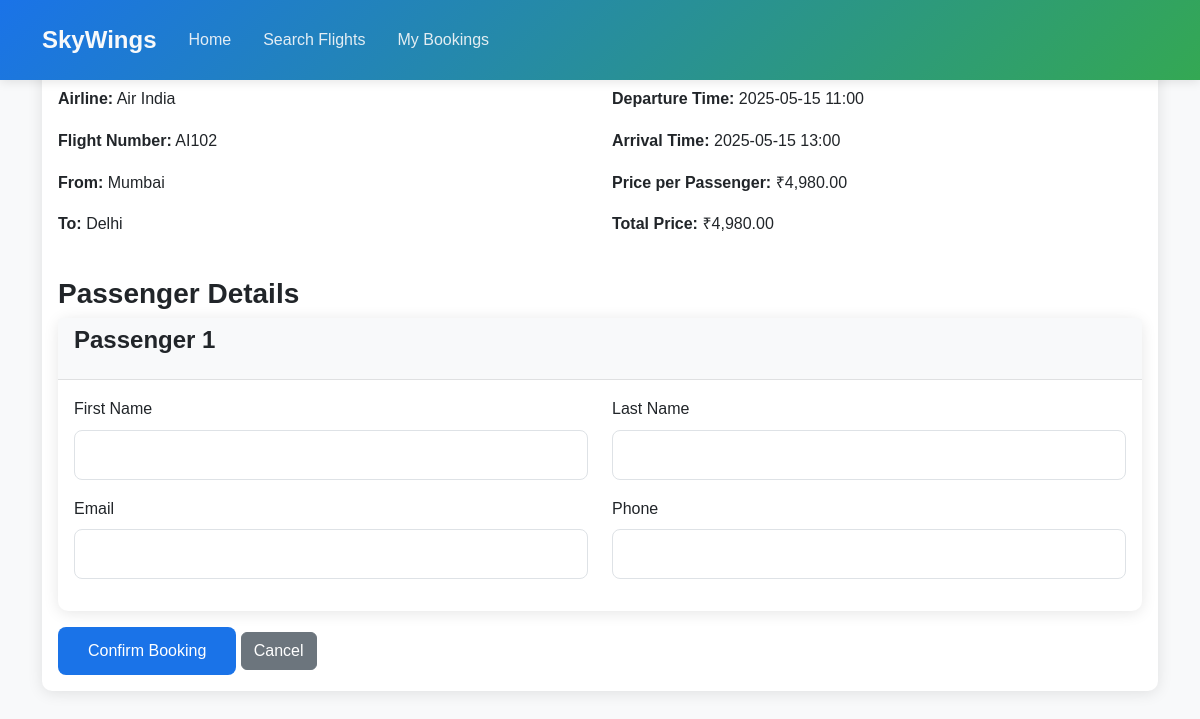
Screenshot of /booking.php?flight_id=2&passengers=1 with the database file from the repository.
### tables this page shows
CREATE TABLE IF NOT EXISTS flights (
    id INT AUTO_INCREMENT PRIMARY KEY,
    airline_id INT NOT NULL,
    flight_number VARCHAR(20) NOT NULL,
    departure_city VARCHAR(100) NOT NULL,
    arrival_city VARCHAR(100) NOT NULL,
    departure_time DATETIME NOT NULL,
    arrival_time DATETIME NOT NULL,
    price DECIMAL(10,2) NOT NULL,
    available_seats INT NOT NULL,
    created_at TIMESTAMP DEFAULT CURRENT_TIMESTAMP,
    FOREIGN KEY (airline_id) REFERENCES airlines(id)
);

CREATE TABLE IF NOT EXISTS airlines (
    id INT AUTO_INCREMENT PRIMARY KEY,
    name VARCHAR(100) NOT NULL,
    code VARCHAR(10) NOT NULL,
    created_at TIMESTAMP DEFAULT CURRENT_TIMESTAMP
);

### booking.php (the view, shortened to what this page needs)
<?php
require_once 'database.php';
$flight_id = $_GET['flight_id'] ?? null;
$passengers = $_GET['passengers'] ?? 1;
$query = "
    SELECT f.*, a.name as airline_name
    FROM flights f
    JOIN airlines a ON f.airline_id = a.id
    WHERE f.id = ?
";
$stmt = $conn->prepare($query);
$stmt->bind_param("i", $flight_id);
$stmt->execute();
$result = $stmt->get_result();
$flight = $result->fetch_assoc();
?>
<!DOCTYPE html>
<html lang="en">
<head>
    <link href="https://cdn.jsdelivr.net/npm/bootstrap@5.3.0/dist/css/bootstrap.min.css" rel="stylesheet">
    <link href="assets/css/style.css" rel="stylesheet">
</head>
<body>
    <nav class="navbar navbar-expand-lg navbar-dark bg-primary">
        <div class="container">
            <a class="navbar-brand" href="index.php">SkyWings</a>
            <div class="collapse navbar-collapse" id="navbarNav">
                <ul class="navbar-nav">
                    <li class="nav-item">
                        <a class="nav-link" href="index.php">Home</a>
                    </li>
                    <li class="nav-item">
                        <a class="nav-link" href="search_flights.php">Search Flights</a>
                    </li>
                    <li class="nav-item">
                        <a class="nav-link" href="my_bookings.php">My Bookings</a>
                    </li>
                </ul>
            </div>
        </div>
    </nav>
    <div class="container mt-4">
        <div class="row">
            <div class="col-md-12">
                <div class="card">
                    <div class="card-body">
                        <h2 class="card-title">Flight Details</h2>
                        <div class="row mb-4">
                            <div class="col-md-6">
                                <p><strong>Airline:</strong> <?php echo htmlspecialchars($flight['airline_name']); ?></p>
                                <p><strong>Flight Number:</strong> <?php echo htmlspecialchars($flight['flight_number']); ?></p>
                                <p><strong>From:</strong> <?php echo htmlspecialchars($flight['departure_city']); ?></p>
                                <p><strong>To:</strong> <?php echo htmlspecialchars($flight['arrival_city']); ?></p>
                            </div>
                            <div class="col-md-6">
                                <p><strong>Departure Time:</strong> <?php echo date('Y-m-d H:i', strtotime($flight['departure_time'])); ?></p>
                                <p><strong>Arrival Time:</strong> <?php echo date('Y-m-d H:i', strtotime($flight['arrival_time'])); ?></p>
                                <p><strong>Price per Passenger:</strong> ₹<?php echo number_format($flight['price'], 2); ?></p>
                                <p><strong>Total Price:</strong> ₹<?php echo number_format($flight['price'] * $passengers, 2); ?></p>
                            </div>
                        </div>
                        <h3 class="card-title">Passenger Details</h3>
                        <form method="POST" action="">
                            <?php for ($i = 1; $i <= $passengers; $i++): ?>
                                <div class="card mb-3">
                                    <div class="card-header">
                                        <h4>Passenger <?php echo $i; ?></h4>
                                    </div>
                                    <div class="card-body">
                                        <div class="row">
                                            <div class="col-md-6">
                                                <div class="mb-3">
                                                    <label for="first_name_<?php echo $i; ?>" class="form-label">First Name</label>
                                                    <input type="text" class="form-control" id="first_name_<?php echo $i; ?>"
                                                           name="first_name_<?php echo $i; ?>" required>
                                                </div>
                                            </div>
                                            <div class="col-md-6">
                                                <div class="mb-3">
                                                    <label for="last_name_<?php echo $i; ?>" class="form-label">Last Name</label>
                                                    <input type="text" class="form-control" id="last_name_<?php echo $i; ?>"
                                                           name="last_name_<?php echo $i; ?>" required>
                                                </div>
                                            </div>
                                        </div>
                                        <div class="row">
                                            <div class="col-md-6">
                                                <div class="mb-3">
                                                    <label for="email_<?php echo $i; ?>" class="form-label">Email</label>
                                                    <input type="email" class="form-control" id="email_<?php echo $i; ?>"
                                                           name="email_<?php echo $i; ?>" required>
                                                </div>
                                            </div>
                                            <div class="col-md-6">
                                                <div class="mb-3">
                                                    <label for="phone_<?php echo $i; ?>" class="form-label">Phone</label>
                                                    <input type="tel" class="form-control" id="phone_<?php echo $i; ?>"
                                                           name="phone_<?php echo $i; ?>" required>
                                                </div>
                                            </div>
                                        </div>
                                    </div>
                                </div>
                            <?php endfor; ?>
                            <button type="submit" class="btn btn-primary">Confirm Booking</button>
                            <a href="search_results.php" class="btn btn-secondary">Cancel</a>
                        </form>
                    </div>
                </div>
            </div>
        </div>
    </div>
</body>
</html>

### style.css (style rules this page uses)
:root { --primary-color: #1a73e8; --secondary-color: #34a853; --accent-color: #fbbc05; --dark-color: #202124; --light-color: #f8f9fa; --success-color: #28a745; --warning-color: #ffc107; --danger-color: #dc3545; --gray-color: #6c757d; --border-radius: 8px; --box-shadow: 0 5px 20px rgba(0, 0, 0, 0.1); --transition: all 0.3s ease; }
* { margin: 0; padding: 0; box-sizing: border-box; }
body { font-family: 'Poppins', sans-serif; background: var(--light-color); color: var(--dark-color); line-height: 1.6; }
h1, h2, h3, h4, h5, h6 { font-weight: 600; margin-bottom: 1rem; }
.navbar { background: rgba(255, 255, 255, 0.95) !important; box-shadow: 0 2px 10px rgba(0, 0, 0, 0.1); padding: 1rem 0; position: fixed; width: 100%; top: 0; z-index: 1000; }
.navbar-brand { font-weight: 700; color: var(--primary-color) !important; font-size: 1.5rem; }
.nav-link { font-weight: 500; padding: 0.5rem 1rem !important; transition: var(--transition); }
.form-label { font-weight: 500; margin-bottom: 0.5rem; }
.form-control, .form-select { padding: 0.75rem 1rem; border: 1px solid #dee2e6; border-radius: var(--border-radius); transition: var(--transition); }
.btn-primary { background: var(--primary-color); border: none; padding: 12px 30px; border-radius: var(--border-radius); font-weight: 500; transition: var(--transition); }

### booking.php (style rules this page uses)
:root { --primary-color: #1a73e8; --secondary-color: #34a853; --accent-color: #fbbc05; --dark-color: #202124; --light-color: #f8f9fa; }
.navbar { background: linear-gradient(135deg, var(--primary-color), var(--secondary-color)) !important; padding: 1rem 0; box-shadow: 0 2px 10px rgba(0, 0, 0, 0.1); }
.navbar-brand { font-weight: 700; color: var(--light-color) !important; }
.nav-link { color: var(--light-color) !important; font-weight: 500; transition: all 0.3s ease; opacity: 0.9; }
.btn-primary { background-color: var(--primary-color); border-color: var(--primary-color); }
.card { border: none; box-shadow: 0 2px 15px rgba(0, 0, 0, 0.1); border-radius: 10px; }
.card-header { background-color: var(--light-color); border-bottom: 1px solid rgba(0, 0, 0, 0.1); }

### rows the page displays
flights: airline.name "Air India", flight_number "AI102", departure_city "Mumbai", arrival_city "Delhi", departure_time "2025-05-15 11:00", arrival_time "2025-05-15 13:00", price "4,980.00", $flight['price']*$passengers "4,980.00"
